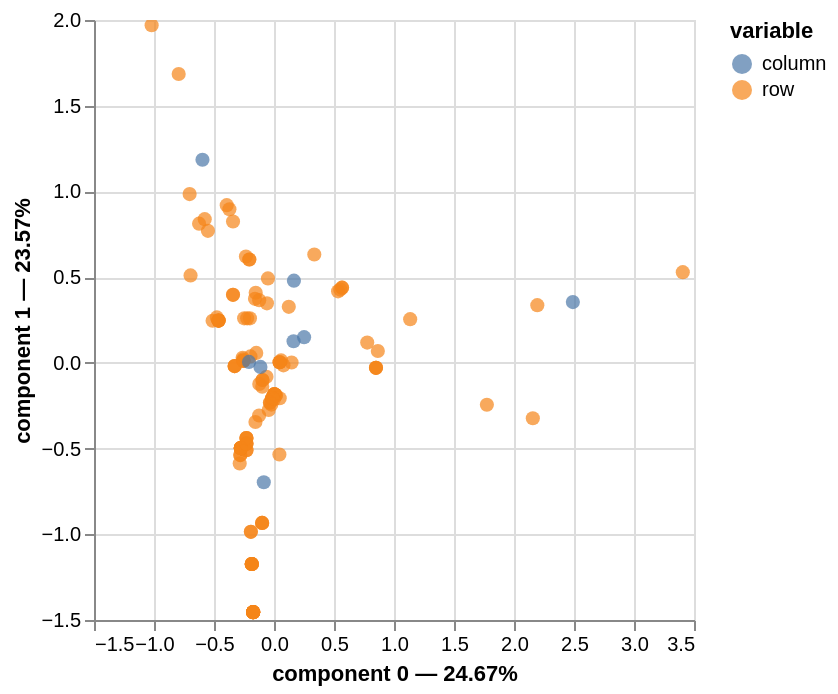

Notebook cell for this chart:
### Code cell
mca.plot(
    survey_answers_learning_strategies,
    x_component=0,
    y_component=1,
    show_column_markers=True,
    show_row_markers=True,
    show_column_labels=False,
    show_row_labels=False,
)

### Figure 1 — Vega-Lite specification as saved in the notebook (floating-point values rounded to 4 significant figures)
{"config": {"view": {"continuousWidth": 300, "continuousHeight": 300}}, "layer": [{"data": {"name": "data-639b9ccf8c9dfb446c517a93d64e36fa"}, "mark": {"type": "circle", "size": 50}, "encoding": {"color": {"field": "variable", "type": "nominal"}, "tooltip": [{"field": "variable", "type": "nominal"}, {"field": "value", "type": "nominal"}, {"field": "component 0", "type": "quantitative"}, {"field": "component 1", "type": "quantitative"}], "x": {"axis": {"title": "component 0 — 24.67%"}, "field": "component 0", "scale": {"zero": false}, "type": "quantitative"}, "y": {"axis": {"title": "component 1 — 23.57%"}, "field": "component 1", "scale": {"zero": false}, "type": "quantitative"}}, "name": "view_2b9618c5a100ab24_0"}, {"data": {"name": "data-0d71b3c3ccfbcc0333a7af7c17a28c92"}, "mark": {"type": "circle", "size": 50}, "encoding": {"color": {"field": "variable", "type": "nominal"}, "tooltip": [{"field": "variable", "type": "nominal"}, {"field": "value", "type": "nominal"}, {"field": "component 0", "type": "quantitative"}, {"field": "component 1", "type": "quantitative"}], "x": {"axis": {"title": "component 0 — 24.67%"}, "field": "component 0", "scale": {"zero": false}, "type": "quantitative"}, "y": {"axis": {"title": "component 1 — 23.57%"}, "field": "component 1", "scale": {"zero": false}, "type": "quantitative"}}}], "params": [{"name": "param_1e9efca18e7a2868", "select": {"type": "interval", "encodings": ["x", "y"]}, "bind": "scales", "views": ["view_2b9618c5a100ab24_0"]}], "$schema": "https://vega.github.io/schema/vega-lite/v6.4.1.json", "datasets": {"data-639b9ccf8c9dfb446c517a93d64e36fa": [{"component 0": 1.135, "component 1": 0.255, "component 2": -0.08465, "component 3": -0.5371, "component 4": 0.02491, "component 5": -0.272, "component 6": 0.02522, "variable": "row", "value": "0", "label": 0}, {"component 0": 0.5339, "component 1": 0.4174, "component 2": -0.0889, "component 3": 0.2395, "component 4": -0.04193, "component 5": -0.09191, "component 6": -0.01716, "variable": "row", "value": "1", "label": 1}, {"component 0": -0.1478, "component 1": 0.05811, "component 2": 0.2219, "component 3": -0.6882, "component 4": 0.3666, "component 5": 0.5294, "component 6": -0.06203, "variable": "row", "value": "2", "label": 2}, {"component 0": -0.462, "component 1": 0.2466, "component 2": -0.5568, "component 3": 0.01433, "component 4": 0.005251, "component 5": 0.04275, "component 6": -0.02667, "variable": "row", "value": "3", "label": 3}, {"component 0": -0.09599, "component 1": -0.09993, "component 2": 0.375, "component 3": 0.4946, "component 4": 0.5307, "component 5": 0.06201, "component 6": 0.05128, "variable": "row", "value": "4", "label": 4}, {"component 0": -0.2546, "component 1": 0.0125, "component 2": 0.08318, "component 3": -0.7008, "component 4": 0.6634, "component 5": 0.1221, "component 6": 0.07221, "variable": "row", "value": "5", "label": 5}, {"component 0": -0.09886, "component 1": -0.9338, "component 2": -0.3036, "component 3": 0.375, "component 4": -0.3771, "component 5": 0.4218, "component 6": 0.0693, "variable": "row", "value": "6", "label": 6}, {"component 0": -0.328, "component 1": -0.01886, "component 2": -0.01221, "component 3": -0.7095, "component 4": 0.8675, "component 5": -0.158, "component 6": 0.1645, "variable": "row", "value": "8", "label": 8}, {"component 0": -0.1852, "component 1": -1.173, "component 2": -0.5335, "component 3": 0.5763, "component 4": -0.2587, "component 5": 0.03364, "component 6": 0.2164, "variable": "row", "value": "10", "label": 10}, {"component 0": -0.2546, "component 1": 0.0125, "component 2": 0.08318, "component 3": -0.7008, "component 4": 0.6634, "component 5": 0.1221, "component 6": 0.07221, "variable": "row", "value": "12", "label": 12}, {"component 0": 0.5672, "component 1": 0.4388, "component 2": -0.1188, "component 3": 0.3006, "component 4": -0.03753, "component 5": -0.189, "component 6": -0.05205, "variable": "row", "value": "14", "label": 14}, {"component 0": -0.2808, "component 1": -0.5381, "component 2": -0.2227, "component 3": -0.134, "component 4": 0.3756, "component 5": -0.1485, "component 6": -0.08083, "variable": "row", "value": "17", "label": 17}, {"component 0": -0.328, "component 1": -0.01886, "component 2": -0.01221, "component 3": -0.7095, "component 4": 0.8675, "component 5": -0.158, "component 6": 0.1645, "variable": "row", "value": "18", "label": 18}, {"component 0": -0.1243, "component 1": -0.3072, "component 2": 0.04858, "component 3": -0.2912, "component 4": 0.06325, "component 5": 0.5053, "component 6": -0.1194, "variable": "row", "value": "20", "label": 20}, {"component 0": -0.1959, "component 1": 0.03758, "component 2": 0.1595, "component 3": -0.6939, "component 4": 0.5002, "component 5": 0.3461, "component 6": -0.001624, "variable": "row", "value": "21", "label": 21}, {"component 0": -0.6954, "component 1": 0.5099, "component 2": -1.277, "component 3": 0.8188, "component 4": -0.7352, "component 5": -0.04649, "component 6": -0.1379, "variable": "row", "value": "22", "label": 22}, {"component 0": -0.1584, "component 1": 0.3736, "component 2": 0.1833, "component 3": 0.3147, "component 4": -0.1285, "component 5": -0.1571, "component 6": 0.06479, "variable": "row", "value": "23", "label": 23}, {"component 0": 0.8499, "component 1": -0.02918, "component 2": -0.09755, "component 3": -0.3079, "component 4": -0.1476, "component 5": -0.01134, "component 6": -0.06, "variable": "row", "value": "24", "label": 24}, {"component 0": 0.002965, "component 1": -0.1831, "component 2": 0.3013, "component 3": -0.3631, "component 4": -0.3276, "component 5": 0.0427, "component 6": 0.005522, "variable": "row", "value": "25", "label": 25}, {"component 0": -0.1738, "component 1": -1.454, "component 2": -0.6275, "component 3": 0.8854, "component 4": -0.5127, "component 5": -0.02522, "component 6": -0.1404, "variable": "row", "value": "26", "label": 26}, {"component 0": 0.07871, "component 1": -0.01464, "component 2": 0.7209, "component 3": 0.4968, "component 4": -0.09248, "component 5": -0.4266, "component 6": -0.2166, "variable": "row", "value": "27", "label": 27}, {"component 0": -0.1547, "component 1": -0.3452, "component 2": -0.004592, "component 3": -0.2686, "component 4": 0.1321, "component 5": 0.3815, "component 6": -0.08293, "variable": "row", "value": "29", "label": 29}, {"component 0": -0.1852, "component 1": -1.173, "component 2": -0.5335, "component 3": 0.5763, "component 4": -0.2587, "component 5": 0.03364, "component 6": 0.2164, "variable": "row", "value": "31", "label": 31}, {"component 0": -0.09599, "component 1": -0.09993, "component 2": 0.375, "component 3": 0.4946, "component 4": 0.5307, "component 5": 0.06201, "component 6": 0.05128, "variable": "row", "value": "32", "label": 32}, {"component 0": -0.462, "component 1": 0.2466, "component 2": -0.5568, "component 3": 0.01433, "component 4": 0.005251, "component 5": 0.04275, "component 6": -0.02667, "variable": "row", "value": "33", "label": 33}, {"component 0": -0.1738, "component 1": -1.454, "component 2": -0.6275, "component 3": 0.8854, "component 4": -0.5127, "component 5": -0.02522, "component 6": -0.1404, "variable": "row", "value": "34", "label": 34}, {"component 0": 1.774, "component 1": -0.2446, "component 2": -0.9406, "component 3": 0.133, "component 4": 0.1369, "component 5": 0.1521, "component 6": 0.04627, "variable": "row", "value": "36", "label": 36}, {"component 0": -0.3938, "component 1": 0.92, "component 2": 0.03278, "component 3": 0.6112, "component 4": 0.497, "component 5": -0.1165, "component 6": -0.005715, "variable": "row", "value": "37", "label": 37}, {"component 0": -0.05883, "component 1": 0.3473, "component 2": 0.7535, "component 3": 0.4606, "component 4": 0.8596, "component 5": 0.07383, "component 6": -0.01752, "variable": "row", "value": "39", "label": 39}, {"component 0": -0.1738, "component 1": -1.454, "component 2": -0.6275, "component 3": 0.8854, "component 4": -0.5127, "component 5": -0.02522, "component 6": -0.1404, "variable": "row", "value": "40", "label": 40}, {"component 0": -0.1738, "component 1": -1.454, "component 2": -0.6275, "component 3": 0.8854, "component 4": -0.5127, "component 5": -0.02522, "component 6": -0.1404, "variable": "row", "value": "41", "label": 41}, {"component 0": 0.1232, "component 1": 0.3269, "component 2": 0.8858, "component 3": 0.0542, "component 4": -0.008201, "component 5": 0.03906, "component 6": -0.009896, "variable": "row", "value": "42", "label": 42}, {"component 0": -0.2766, "component 1": -0.4973, "component 2": -0.2173, "component 3": -0.1778, "component 4": 0.4074, "component 5": -0.1137, "component 6": 0.06287, "variable": "row", "value": "43", "label": 43}, {"component 0": -0.2488, "component 1": 0.2595, "component 2": -0.1532, "component 3": -0.1359, "component 4": -0.3838, "component 5": -0.1883, "component 6": 0.04096, "variable": "row", "value": "45", "label": 45}, {"component 0": 0.002965, "component 1": -0.1831, "component 2": 0.3013, "component 3": -0.3631, "component 4": -0.3276, "component 5": 0.0427, "component 6": 0.005522, "variable": "row", "value": "46", "label": 46}, {"component 0": -0.2766, "component 1": -0.4973, "component 2": -0.2173, "component 3": -0.1778, "component 4": 0.4074, "component 5": -0.1137, "component 6": 0.06287, "variable": "row", "value": "47", "label": 47}, {"component 0": -0.09886, "component 1": -0.9338, "component 2": -0.3036, "component 3": 0.375, "component 4": -0.3771, "component 5": 0.4218, "component 6": 0.0693, "variable": "row", "value": "50", "label": 50}, {"component 0": -0.01439, "component 1": -0.2066, "component 2": 0.2727, "component 3": -0.349, "component 4": -0.2938, "component 5": -0.07939, "component 6": 0.04087, "variable": "row", "value": "51", "label": 51}, {"component 0": 0.5672, "component 1": 0.4388, "component 2": -0.1188, "component 3": 0.3006, "component 4": -0.03753, "component 5": -0.189, "component 6": -0.05205, "variable": "row", "value": "53", "label": 53}, {"component 0": 0.01526, "component 1": -0.1901, "component 2": 0.3255, "component 3": -0.3475, "component 4": -0.3847, "component 5": 0.03078, "component 6": -0.08069, "variable": "row", "value": "55", "label": 55}, {"component 0": -0.2766, "component 1": -0.4973, "component 2": -0.2173, "component 3": -0.1778, "component 4": 0.4074, "component 5": -0.1137, "component 6": 0.06287, "variable": "row", "value": "56", "label": 56}, {"component 0": 2.194, "component 1": 0.3364, "component 2": -0.9059, "component 3": -0.3776, "component 4": 0.5636, "component 5": 0.257, "component 6": 0.4842, "variable": "row", "value": "57", "label": 57}, {"component 0": -0.5774, "component 1": 0.8382, "component 2": -0.5665, "component 3": -0.2198, "component 4": 0.1152, "component 5": 0.04655, "component 6": -0.1279, "variable": "row", "value": "58", "label": 58}, {"component 0": -0.3416, "component 1": 0.3967, "component 2": -0.1088, "component 3": 0.6025, "component 4": 0.3081, "component 5": -0.07896, "component 6": 0.04981, "variable": "row", "value": "59", "label": 59}, {"component 0": -0.3414, "component 1": 0.8244, "component 2": 0.06941, "component 3": 0.4633, "component 4": 0.4261, "component 5": 0.052, "component 6": 0.05245, "variable": "row", "value": "60", "label": 60}, {"component 0": -0.09886, "component 1": -0.9338, "component 2": -0.3036, "component 3": 0.375, "component 4": -0.3771, "component 5": 0.4218, "component 6": 0.0693, "variable": "row", "value": "61", "label": 61}, {"component 0": -0.2808, "component 1": -0.5381, "component 2": -0.2227, "component 3": -0.134, "component 4": 0.3756, "component 5": -0.1485, "component 6": -0.08083, "variable": "row", "value": "63", "label": 63}, {"component 0": 0.05892, "component 1": 0.01436, "component 2": 0.5901, "component 3": 0.163, "component 4": -0.06038, "component 5": 0.03793, "component 6": 0.03725, "variable": "row", "value": "66", "label": 66}, {"component 0": -0.1927, "component 1": -0.9859, "component 2": -0.4709, "component 3": 0.3703, "component 4": -0.08926, "component 5": 0.07287, "component 6": 0.4542, "variable": "row", "value": "69", "label": 69}, {"component 0": 0.002965, "component 1": -0.1831, "component 2": 0.3013, "component 3": -0.3631, "component 4": -0.3276, "component 5": 0.0427, "component 6": 0.005522, "variable": "row", "value": "70", "label": 70}, {"component 0": -0.1738, "component 1": -1.454, "component 2": -0.6275, "component 3": 0.8854, "component 4": -0.5127, "component 5": -0.02522, "component 6": -0.1404, "variable": "row", "value": "71", "label": 71}, {"component 0": 0.7768, "component 1": 0.118, "component 2": 0.207, "component 3": 0.1352, "component 4": 0.05577, "component 5": -0.007704, "component 6": -0.02345, "variable": "row", "value": "72", "label": 72}, {"component 0": -1.02, "component 1": 1.969, "component 2": -1.572, "component 3": 0.4698, "component 4": -0.6146, "component 5": -0.0003976, "component 6": 0.2204, "variable": "row", "value": "73", "label": 73}, {"component 0": -0.2297, "component 1": -0.4388, "component 2": -0.1355, "component 3": -0.2127, "component 4": 0.3015, "component 5": 0.07676, "component 6": 0.006789, "variable": "row", "value": "74", "label": 74}, {"component 0": -0.2057, "component 1": 0.6026, "component 2": 0.0416, "component 3": -0.3898, "component 4": -0.4166, "component 5": 0.03419, "component 6": 0.006522, "variable": "row", "value": "75", "label": 75}, {"component 0": -0.2296, "component 1": -0.5097, "component 2": -0.1314, "component 3": -0.1314, "component 4": 0.2186, "component 5": 0.04179, "component 6": -0.2908, "variable": "row", "value": "77", "label": 77}, {"component 0": -0.1228, "component 1": -0.1226, "component 2": 0.3455, "component 3": 0.565, "component 4": 0.6245, "component 5": -0.08176, "component 6": 0.09611, "variable": "row", "value": "78", "label": 78}, {"component 0": 0.8499, "component 1": -0.02918, "component 2": -0.09755, "component 3": -0.3079, "component 4": -0.1476, "component 5": -0.01134, "component 6": -0.06, "variable": "row", "value": "79", "label": 79}, {"component 0": -0.2615, "component 1": 0.03011, "component 2": 0.152, "component 3": -0.7124, "component 4": 0.6365, "component 5": 0.08009, "component 6": -0.3767, "variable": "row", "value": "84", "label": 84}, {"component 0": -0.2546, "component 1": 0.0125, "component 2": 0.08318, "component 3": -0.7008, "component 4": 0.6634, "component 5": 0.1221, "component 6": 0.07221, "variable": "row", "value": "85", "label": 85}, {"component 0": -0.2766, "component 1": -0.4973, "component 2": -0.2173, "component 3": -0.1778, "component 4": 0.4074, "component 5": -0.1137, "component 6": 0.06287, "variable": "row", "value": "86", "label": 86}, {"component 0": -0.7943, "component 1": 1.685, "component 2": -1.169, "component 3": 0.2862, "component 4": -0.6737, "component 5": 0.3934, "component 6": 0.07263, "variable": "row", "value": "88", "label": 88}, {"component 0": -0.2858, "component 1": -0.587, "component 2": -0.2292, "component 3": -0.08137, "component 4": 0.3374, "component 5": -0.1903, "component 6": -0.2533, "variable": "row", "value": "89", "label": 89}, {"component 0": -0.01439, "component 1": -0.2066, "component 2": 0.2727, "component 3": -0.349, "component 4": -0.2938, "component 5": -0.07939, "component 6": 0.04087, "variable": "row", "value": "90", "label": 90}, {"component 0": 0.002965, "component 1": -0.1831, "component 2": 0.3013, "component 3": -0.3631, "component 4": -0.3276, "component 5": 0.0427, "component 6": 0.005522, "variable": "row", "value": "91", "label": 91}, {"component 0": -0.1852, "component 1": -1.173, "component 2": -0.5335, "component 3": 0.5763, "component 4": -0.2587, "component 5": 0.03364, "component 6": 0.2164, "variable": "row", "value": "92", "label": 92}, {"component 0": 0.002965, "component 1": -0.1831, "component 2": 0.3013, "component 3": -0.3631, "component 4": -0.3276, "component 5": 0.0427, "component 6": 0.005522, "variable": "row", "value": "93", "label": 93}, {"component 0": -0.1852, "component 1": -1.173, "component 2": -0.5335, "component 3": 0.5763, "component 4": -0.2587, "component 5": 0.03364, "component 6": 0.2164, "variable": "row", "value": "97", "label": 97}, {"component 0": -0.0505, "component 1": 0.4925, "component 2": 0.3047, "component 3": 0.5684, "component 4": -0.5458, "component 5": 0.1034, "component 6": 0.03237, "variable": "row", "value": "98", "label": 98}, {"component 0": -0.2297, "component 1": -0.4713, "component 2": -0.1336, "component 3": -0.1754, "component 4": 0.2635, "component 5": 0.06073, "component 6": -0.1296, "variable": "row", "value": "99", "label": 99}, {"component 0": -0.2297, "component 1": -0.4713, "component 2": -0.1336, "component 3": -0.1754, "component 4": 0.2635, "component 5": 0.06073, "component 6": -0.1296, "variable": "row", "value": "100", "label": 100}, {"component 0": 0.002965, "component 1": -0.1831, "component 2": 0.3013, "component 3": -0.3631, "component 4": -0.3276, "component 5": 0.0427, "component 6": 0.005522, "variable": "row", "value": "101", "label": 101}, {"component 0": -0.03367, "component 1": -0.2327, "component 2": 0.2408, "component 3": -0.3333, "component 4": -0.2563, "component 5": -0.215, "component 6": 0.08015, "variable": "row", "value": "102", "label": 102}, {"component 0": 0.5521, "component 1": 0.4274, "component 2": -0.05651, "component 3": 0.2404, "component 4": -0.09764, "component 5": -0.02438, "component 6": -0.09167, "variable": "row", "value": "103", "label": 103}, {"component 0": 0.1465, "component 1": 0.001871, "component 2": 0.6728, "component 3": 0.3988, "component 4": -0.231, "component 5": 0.04672, "component 6": 0.3589, "variable": "row", "value": "104", "label": 104}, {"component 0": 0.3357, "component 1": 0.6324, "component 2": 1.44, "component 3": 1.081, "component 4": 0.1532, "component 5": 1.188, "component 6": -0.2351, "variable": "row", "value": "105", "label": 105}, {"component 0": -0.462, "component 1": 0.2466, "component 2": -0.5568, "component 3": 0.01433, "component 4": 0.005251, "component 5": 0.04275, "component 6": -0.02667, "variable": "row", "value": "106", "label": 106}, {"component 0": -0.1738, "component 1": -1.454, "component 2": -0.6275, "component 3": 0.8854, "component 4": -0.5127, "component 5": -0.02522, "component 6": -0.1404, "variable": "row", "value": "107", "label": 107}, {"component 0": 3.407, "component 1": 0.5292, "component 2": -1.28, "component 3": -0.2364, "component 4": 0.4665, "component 5": 0.2509, "component 6": -0.0955, "variable": "row", "value": "108", "label": 108}, {"component 0": -0.03367, "component 1": -0.2327, "component 2": 0.2408, "component 3": -0.3333, "component 4": -0.2563, "component 5": -0.215, "component 6": 0.08015, "variable": "row", "value": "109", "label": 109}, {"component 0": 2.157, "component 1": -0.3228, "component 2": -1.226, "component 3": 0.3061, "component 4": 0.1908, "component 5": -0.1064, "component 6": -0.05205, "variable": "row", "value": "110", "label": 110}, {"component 0": -0.462, "component 1": 0.2466, "component 2": -0.5568, "component 3": 0.01433, "component 4": 0.005251, "component 5": 0.04275, "component 6": -0.02667, "variable": "row", "value": "111", "label": 111}, {"component 0": -0.2296, "component 1": -0.5097, "component 2": -0.1314, "component 3": -0.1314, "component 4": 0.2186, "component 5": 0.04179, "component 6": -0.2908, "variable": "row", "value": "112", "label": 112}, {"component 0": -0.2297, "component 1": -0.4388, "component 2": -0.1355, "component 3": -0.2127, "component 4": 0.3015, "component 5": 0.07676, "component 6": 0.006789, "variable": "row", "value": "114", "label": 114}, {"component 0": -0.234, "component 1": 0.6205, "component 2": -0.0007495, "component 3": -0.377, "component 4": -0.3875, "component 5": -0.08835, "component 6": 0.04192, "variable": "row", "value": "116", "label": 116}, {"component 0": -0.002381, "component 1": -0.2153, "component 2": 0.2966, "component 3": -0.3317, "component 4": -0.3522, "component 5": -0.09875, "component 6": -0.04816, "variable": "row", "value": "117", "label": 117}, {"component 0": 0.8499, "component 1": -0.02918, "component 2": -0.09755, "component 3": -0.3079, "component 4": -0.1476, "component 5": -0.01134, "component 6": -0.06, "variable": "row", "value": "118", "label": 118}, {"component 0": -0.1738, "component 1": -1.454, "component 2": -0.6275, "component 3": 0.8854, "component 4": -0.5127, "component 5": -0.02522, "component 6": -0.1404, "variable": "row", "value": "119", "label": 119}, {"component 0": -0.2576, "component 1": 0.0202, "component 2": 0.1133, "component 3": -0.7059, "component 4": 0.6516, "component 5": 0.1037, "component 6": -0.1242, "variable": "row", "value": "120", "label": 120}, {"component 0": -0.1524, "component 1": 0.4089, "component 2": 0.2117, "component 3": 0.396, "component 4": -0.2024, "component 5": -0.1927, "component 6": -0.06677, "variable": "row", "value": "122", "label": 122}, {"component 0": -0.2235, "component 1": 0.2596, "component 2": -0.1097, "component 3": -0.1575, "component 4": -0.4093, "component 5": -0.07737, "component 6": 0.01021, "variable": "row", "value": "123", "label": 123}, {"component 0": -0.02209, "component 1": -0.2435, "component 2": 0.2642, "component 3": -0.3141, "component 4": -0.3159, "component 5": -0.2435, "component 6": -0.01181, "variable": "row", "value": "124", "label": 124}, {"component 0": -0.01439, "component 1": -0.2066, "component 2": 0.2727, "component 3": -0.349, "component 4": -0.2938, "component 5": -0.07939, "component 6": 0.04087, "variable": "row", "value": "125", "label": 125}, {"component 0": 0.045, "component 1": -0.5347, "component 2": 0.07969, "component 3": 0.03953, "component 4": -0.5745, "component 5": 1.069, "component 6": -0.1758, "variable": "row", "value": "128", "label": 128}, {"component 0": 0.04702, "component 1": 0.003531, "component 2": 0.579, "component 3": 0.1975, "component 4": -0.02086, "component 5": -0.06313, "component 6": 0.06783, "variable": "row", "value": "130", "label": 130}, {"component 0": -0.1852, "component 1": -1.173, "component 2": -0.5335, "component 3": 0.5763, "component 4": -0.2587, "component 5": 0.03364, "component 6": 0.2164, "variable": "row", "value": "131", "label": 131}, {"component 0": -0.2766, "component 1": -0.4973, "component 2": -0.2173, "component 3": -0.1778, "component 4": 0.4074, "component 5": -0.1137, "component 6": 0.06287, "variable": "row", "value": "132", "label": 132}, {"component 0": -0.4765, "component 1": 0.2651, "component 2": -0.5818, "component 3": 0.05649, "component 4": -0.04178, "component 5": 0.02861, "component 6": -0.1311, "variable": "row", "value": "133", "label": 133}, {"component 0": -0.2766, "component 1": -0.4973, "component 2": -0.2173, "component 3": -0.1778, "component 4": 0.4074, "component 5": -0.1137, "component 6": 0.06287, "variable": "row", "value": "134", "label": 134}, {"component 0": 0.01526, "component 1": -0.1901, "component 2": 0.3255, "component 3": -0.3475, "component 4": -0.3847, "component 5": 0.03078, "component 6": -0.08069, "variable": "row", "value": "135", "label": 135}, {"component 0": -0.1852, "component 1": -1.173, "component 2": -0.5335, "component 3": 0.5763, "component 4": -0.2587, "component 5": 0.03364, "component 6": 0.2164, "variable": "row", "value": "137", "label": 137}, {"component 0": -0.7031, "component 1": 0.9844, "component 2": -0.7487, "component 3": -0.1346, "component 4": 0.1594, "component 5": -0.2073, "component 6": -0.2513, "variable": "row", "value": "138", "label": 138}, {"component 0": -0.2057, "component 1": 0.6026, "component 2": 0.0416, "component 3": -0.3898, "component 4": -0.4166, "component 5": 0.03419, "component 6": 0.006522, "variable": "row", "value": "139", "label": 139}, {"component 0": -0.5507, "component 1": 0.7699, "component 2": -0.5351, "component 3": -0.2537, "component 4": 0.1646, "component 5": 0.06367, "component 6": 0.008326, "variable": "row", "value": "142", "label": 142}, {"component 0": -0.1738, "component 1": -1.454, "component 2": -0.6275, "component 3": 0.8854, "component 4": -0.5127, "component 5": -0.02522, "component 6": -0.1404, "variable": "row", "value": "145", "label": 145}, {"component 0": -0.09791, "component 1": -0.1396, "component 2": 0.4617, "component 3": 0.8477, "component 4": 0.5937, "component 5": -0.1627, "component 6": -0.261, "variable": "row", "value": "146", "label": 146}, {"component 0": -0.6243, "component 1": 0.8121, "component 2": -0.6502, "component 3": -0.2222, "component 4": 0.2591, "component 5": -0.1279, "component 6": 0.06453, "variable": "row", "value": "147", "label": 147}, {"component 0": 0.04702, "component 1": 0.003531, "component 2": 0.579, "component 3": 0.1975, "component 4": -0.02086, "component 5": -0.06313, "component 6": 0.06783, "variable": "row", "value": "148", "label": 148}, {"component 0": -0.3716, "component 1": 0.8961, "component 2": -0.4126, "component 3": -0.1798, "component 4": -0.3897, "component 5": 0.8546, "component 6": 0.2807, "variable": "row", "value": "150", "label": 150}, {"component 0": -0.2766, "component 1": -0.4973, "component 2": -0.2173, "component 3": -0.1778, "component 4": 0.4074, "component 5": -0.1137, "component 6": 0.06287, "variable": "row", "value": "152", "label": 152}, {"component 0": 0.04766, "component 1": -0.2067, "component 2": 0.6076, "component 3": 1.562, "component 4": 0.4233, "component 5": 0.02495, "component 6": 0.2073, "variable": "row", "value": "157", "label": 157}, {"component 0": -0.06286, "component 1": -0.08155, "component 2": 0.434, "component 3": 0.4963, "component 4": 0.4291, "component 5": 0.1851, "component 6": -0.08459, "variable": "row", "value": "160", "label": 160}, {"component 0": -0.2004, "component 1": 0.2598, "component 2": -0.06991, "component 3": -0.1772, "component 4": -0.4326, "component 5": 0.02429, "component 6": -0.01797, "variable": "row", "value": "161", "label": 161}, {"component 0": -0.3416, "component 1": 0.3967, "component 2": -0.1088, "component 3": 0.6025, "component 4": 0.3081, "component 5": -0.07896, "component 6": 0.04981, "variable": "row", "value": "164", "label": 164}, {"component 0": -0.328, "component 1": -0.01886, "component 2": -0.01221, "component 3": -0.7095, "component 4": 0.8675, "component 5": -0.158, "component 6": 0.1645, "variable": "row", "value": "165", "label": 165}, {"component 0": -0.2297, "component 1": -0.4388, "component 2": -0.1355, "component 3": -0.2127, "component 4": 0.3015, "component 5": 0.07676, "component 6": 0.006789, "variable": "row", "value": "169", "label": 169}, {"component 0": 0.8654, "component 1": 0.06933, "component 2": -0.05213, "component 3": 0.3477, "component 4": 0.5029, "component 5": 0.1041, "component 6": -0.06113, "variable": "row", "value": "170", "label": 170}, {"component 0": -0.2546, "component 1": 0.0125, "component 2": 0.08318, "component 3": -0.7008, "component 4": 0.6634, "component 5": 0.1221, "component 6": 0.07221, "variable": "row", "value": "171", "label": 171}, {"component 0": -0.1738, "component 1": -1.454, "component 2": -0.6275, "component 3": 0.8854, "component 4": -0.5127, "component 5": -0.02522, "component 6": -0.1404, "variable": "row", "value": "172", "label": 172}, {"component 0": -0.5117, "component 1": 0.2455, "component 2": -0.6445, "component 3": 0.0547, "component 4": 0.06616, "component 5": -0.1022, "component 6": 0.0133, "variable": "row", "value": "173", "label": 173}, {"component 0": -0.1927, "component 1": -0.9859, "component 2": -0.4709, "component 3": 0.3703, "component 4": -0.08926, "component 5": 0.07287, "component 6": 0.4542, "variable": "row", "value": "174", "label": 174}, {"component 0": -0.1234, "component 1": 0.3657, "component 2": 0.2306, "component 3": 0.2472, "component 4": -0.1886, "component 5": 0.02283, "component 6": 0.01258, "variable": "row", "value": "176", "label": 176}, {"component 0": -0.2766, "component 1": -0.4973, "component 2": -0.2173, "component 3": -0.1778, "component 4": 0.4074, "component 5": -0.1137, "component 6": 0.06287, "variable": "row", "value": "177", "label": 177}, {"component 0": -0.462, "component 1": 0.2466, "component 2": -0.5568, "component 3": 0.01433, "component 4": 0.005251, "component 5": 0.04275, "component 6": -0.02667, "variable": "row", "value": "178", "label": 178}, {"component 0": -0.2297, "component 1": -0.4713, "component 2": -0.1336, "component 3": -0.1754, "component 4": 0.2635, "component 5": 0.06073, "component 6": -0.1296, "variable": "row", "value": "179", "label": 179}, {"component 0": 0.04702, "component 1": 0.003531, "component 2": 0.579, "component 3": 0.1975, "component 4": -0.02086, "component 5": -0.06313, "component 6": 0.06783, "variable": "row", "value": "180", "label": 180}, {"component 0": -0.04427, "component 1": -0.2751, "component 2": 0.2279, "component 3": -0.2942, "component 4": -0.2751, "component 5": -0.4064, "component 6": 0.02908, "variable": "row", "value": "181", "label": 181}, {"component 0": -0.01439, "component 1": -0.2066, "component 2": 0.2727, "component 3": -0.349, "component 4": -0.2938, "component 5": -0.07939, "component 6": 0.04087, "variable": "row", "value": "183", "label": 183}], "data-0d71b3c3ccfbcc0333a7af7c17a28c92": [{"component 0": -0.08514, "component 1": -0.6962, "component 2": -0.2582, "component 3": 0.3557, "component 4": -0.179, "component 5": -0.004924, "component 6": -0.01588, "variable": "column", "value": "52.A", "label": "52.A"}, {"component 0": -0.5961, "component 1": 1.185, "component 2": -0.7925, "component 3": 0.3022, "component 4": -0.3343, "component 5": -0.01323, "component 6": -0.01531, "variable": "column", "value": "52.B", "label": "52.B"}, {"component 0": 2.49, "component 1": 0.3544, "component 2": -0.8607, "component 3": -0.01273, "component 4": 0.2627, "component 5": -0.05496, "component 6": -0.04383, "variable": "column", "value": "52.C", "label": "52.C"}, {"component 0": 0.1659, "component 1": 0.4794, "component 2": 0.8369, "component 3": 1.122, "component 4": 0.4453, "component 5": 0.002751, "component 6": 0.02215, "variable": "column", "value": "52.D", "label": "52.D"}, {"component 0": -0.2084, "component 1": 0.005465, "component 2": 0.05489, "component 3": -0.3049, "component 4": 0.3412, "component 5": -0.1142, "component 6": -0.1486, "variable": "column", "value": "52.E", "label": "52.E"}, {"component 0": 0.2508, "component 1": 0.15, "component 2": 0.5399, "component 3": -0.2614, "component 4": -0.6601, "component 5": -0.353, "component 6": 0.05712, "variable": "column", "value": "52.F", "label": "52.F"}, {"component 0": -0.1129, "component 1": -0.02352, "component 2": -0.06493, "component 3": -0.2652, "component 4": 0.2645, "component 5": 0.05254, "component 6": 0.1858, "variable": "column", "value": "53", "label": "53"}, {"component 0": 0.163, "component 1": 0.1261, "component 2": 0.3482, "component 3": -0.2537, "component 4": -0.3384, "component 5": 0.4613, "component 6": -0.07532, "variable": "column", "value": "54", "label": "54"}]}}
